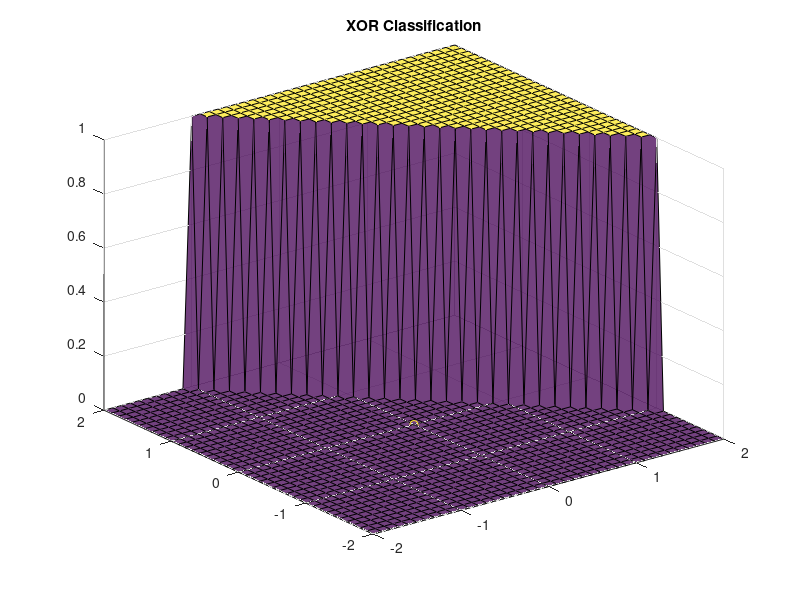
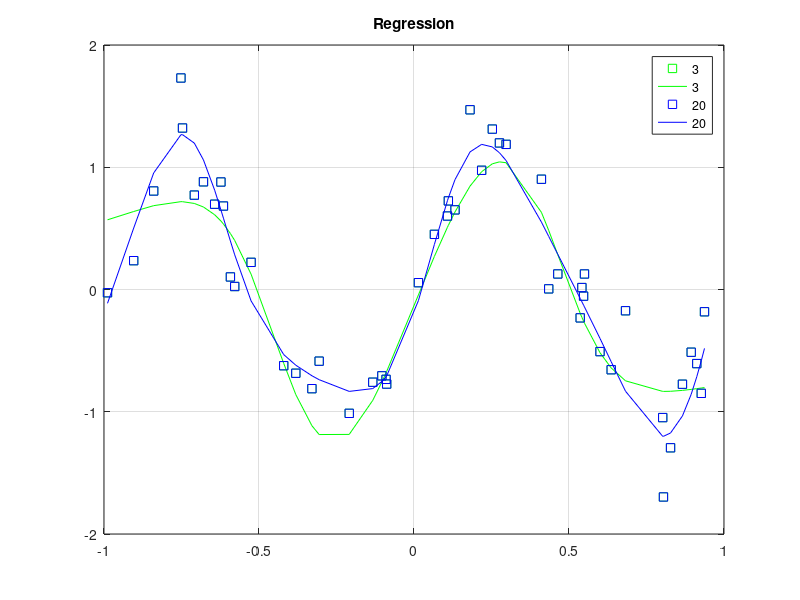

MATLAB code to generate these figures, in order:
%%
close all;
clear all;
No_of_iteration = 30000;
Learning_Rate = 0.005;

% XOR Classification
Data = [0 0; 0 1; 1 0; 1 1]; %XOR Input
t = [0; 1; 1; 0]; %XOR Output
n_Input = size(Data, 2); %No. of Input
n_HiddenLayer = 2; %No of Input in Hidden Layer
n_Output = 2;
l_hidden = 1;
Sample_Size = size(Data,1);
w1 = randn(n_Input, n_HiddenLayer)/sqrt(n_Input); %Weight of layer 1
w2 = randn(n_HiddenLayer, n_Output)/sqrt(n_Output);%Weight of layer 1
b1 = zeros(1,n_HiddenLayer)+0.01; %bias for layer 1
b2 = zeros(1,n_Output)+0.01; %bias for layer 2
y = [t ~t];

for i=1:No_of_iteration
% Forward Pass 
    a1 = (Data * w1) + b1;
    z1 = max(0,a1);
    a2 = (z1 * w2) + b2;
    z2 = exp(a2)./sum(exp(a2),2);
% BackProp  
    delta3 = z2 - y;
    delta_grad2 = (z1')*(delta3);
    b1_bar = sum(delta3,1);
    delta2 = (delta3*(w2')) .* (1*(a1>=0));
    delta_grad1 = (Data')*delta2;
    b2_bar = sum(delta2,1);
% Update
    w1 = w1-Learning_Rate*delta_grad1;
    w2 = w2-Learning_Rate*delta_grad2;
    b1 = b1-Learning_Rate*b2_bar;
    b2 = b2-Learning_Rate*b1_bar;
end

%% XOR Plot
figure(1)
[dat,Y] = meshgrid(-2:0.1:2,-2:0.1:2) ;
X_New = [dat(:) Y(:)];
a1 = X_New*w1+b1;
z1 = max(0,a1);
a2 = z1*w2+b2;
z2 = exp(a2)./sum(exp(a2),2);
[m,n]=max(z2,[],2);
y = ~(n-1);
y = reshape(y,size(dat));
surf(dat,Y,double(y),'FaceAlpha',0.75);
hold on;
scatter(Data(:,1),Data(:,2),[],[1 0 0 1]);
hold off;
title('XOR Classification')

%% REGRESSION
for j = [3 20]
    
rng(100);
dat = (2*rand(1,50)-1)';
tt = (sin(2*pi*dat')+0.3*randn(1,50))';

n_hiddenLayer = 1;% No. of hidden layer
n_Hidden = j; %No. of inputs in hidden layer
Input_n = size(dat,2);
Output_n = 1;
% Experiment = size(dat,1);
% Relaxation = 0;
Weight1 = randn(Input_n,n_Hidden)/sqrt(Input_n);
Weight2 = randn(n_Hidden,Output_n)/sqrt(Output_n);
Bias1 = zeros(1,n_Hidden) + 0.01;
Bias2 = zeros(1,Output_n) + 0.01;

%%
for i=1:No_of_iteration
    Z1 = (dat* Weight1) + Bias1;
    A1 = tanh(Z1);
    Z2 = (A1*Weight2) + Bias2;
    A2 = Z2;
    Del_1 = A2 - tt;
    Del_W1 = (A1')*(Del_1);
    Del_B1 = sum(Del_1,1);
    D2 = (Del_1*(Weight2')) .* (1-A1.^2);
    Del_W2 = (dat')*D2;
    Del_B2 = sum(D2,1);
    Weight1 = Weight1-Learning_Rate*Del_W2;
    Weight2 = Weight2-Learning_Rate*Del_W1;
    Bias1 = Bias1-Learning_Rate*Del_B2;
    Bias2 = Bias2-Learning_Rate*Del_B1;
end

% Regression Plot
figure(2)
if(j==3)
    plot(dat,tt,'gs')
else
    plot(dat,tt,'bs')
end
hold on
[~,indx] = sort(dat(:,1));
sort_mat = [dat(indx,:) A2(indx,:)]; 
if(j==3)
    plot(sort_mat(:,1),sort_mat(:,2),'g-');
else
    plot(sort_mat(:,1),sort_mat(:,2),'b-');
grid on;
end
legend('3','3','20','20')
title('Regression')
end
